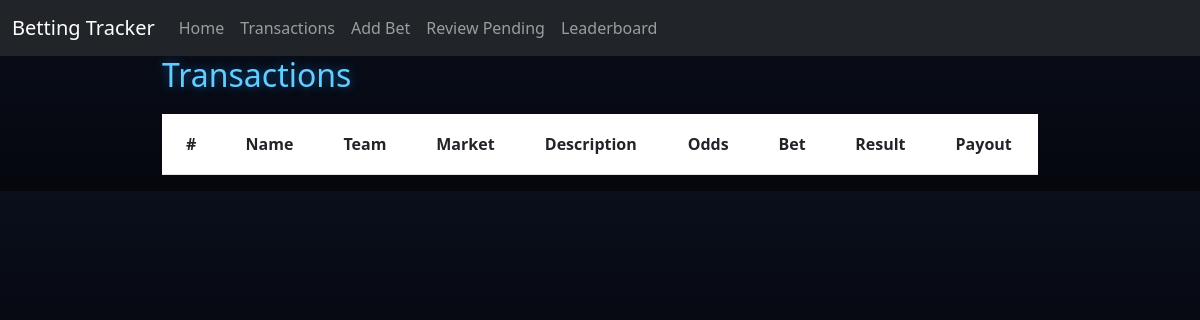
The page /review on the database as committed earlier.
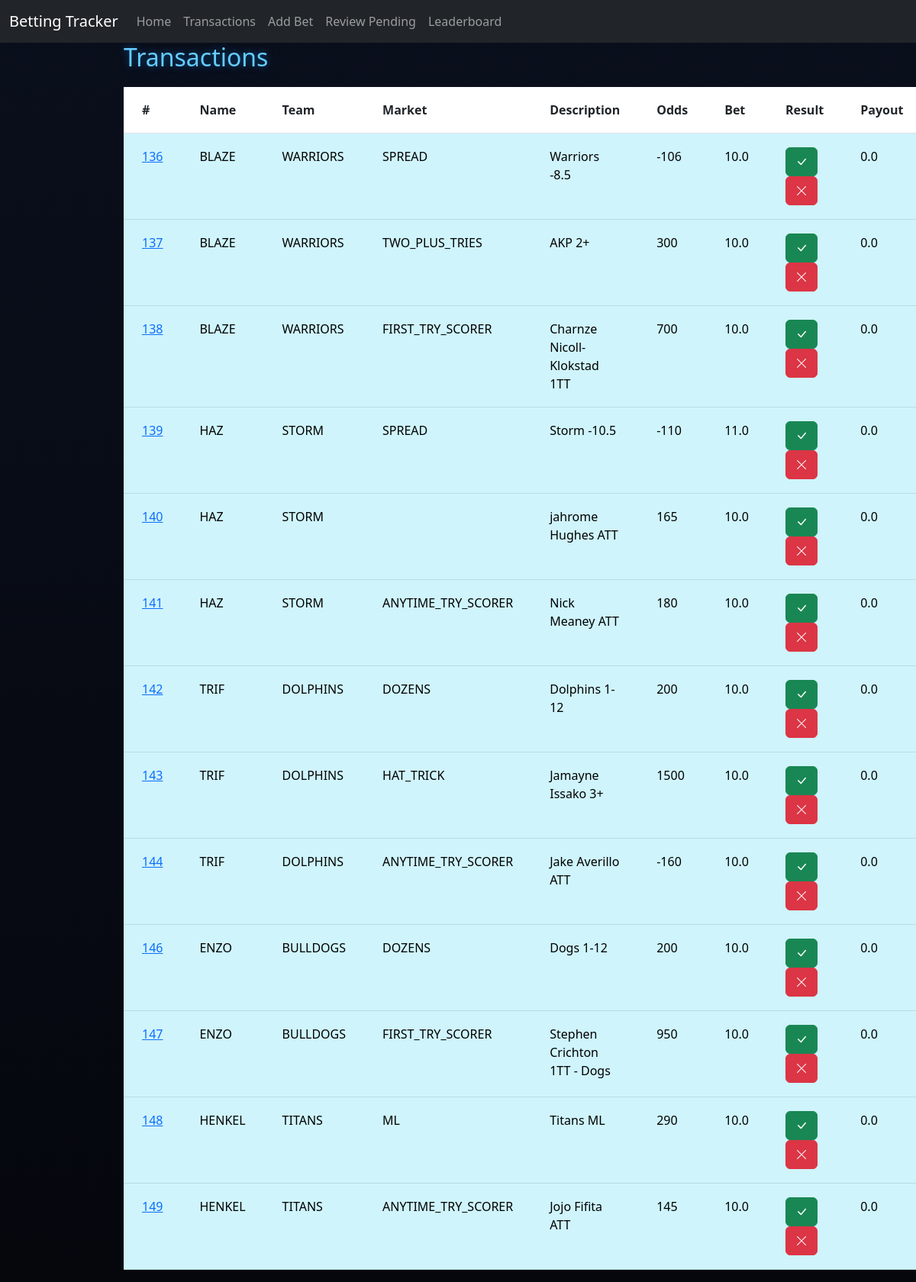
The same page on the database as committed later.
### tables this page shows
CREATE TABLE Transactions (
                            ID INTEGER PRIMARY KEY AUTOINCREMENT,
                            PlayerID INTEGER,
                            Team TEXT,
                            BetType TEXT,
                            Description TEXT,
                            Odds INTEGER,
                            AmountBet REAL,
                            Status TEXT,
                            AmountWon REAL,
                            FOREIGN KEY(PlayerID) REFERENCES Players(ID)
                        );

CREATE TABLE Players (
                        ID INTEGER PRIMARY KEY AUTOINCREMENT,
                        Name TEXT,
                        BetsPlaced INTEGER,
                        SuccessRate REAL,
                        Bank REAL
                    );

### app.py (the view, shortened to what this page needs)
@app.route("/review", methods=["GET", "POST"])
def review():
    db = get_db(DB)
    pending = db.execute("""
        SELECT Transactions.*, Players.Name
        FROM Transactions
        JOIN Players ON Players.ID = Transactions.PlayerID
        WHERE Status = 'Pending'
    """).fetchall()
    return render_template("review.html", transactions=pending)

### app.py (called while the page is built)
def get_db(DB):
    try:
        db = sqlite3.connect(DB)
        return db
    except sqlite3.Error as e:
        print(f"Error opening database: {e}")
        return None

### templates/review.html (shortened to what this page needs)
{% extends "base.html" %}
{% block content %}
<h2>Transactions</h2>
<table class="table transaction-table">
    <tr>
        <th>#</th>
        <th>Name</th>
        <th>Team</th>
        <th>Market</th>
        <th>Description</th>
        <th>Odds</th>
        <th>Bet</th>
        <th>Result</th>
        <th>Payout</th>
    </tr>
    {% for p in transactions %}
    <tr class="table-info">
        <td>
            <a href="{{ url_for('deleted', id=p[0]) }}">
                {{ p[0] }}
            </a>
        </td>
        <td>{{ p[9] }}</td>
        <td>{{ p[2] }}</td>
        <td>{{ p[3] }}</td>
        <td>{{ p[4] }}</td>
        <td>{{ p[5] }}</td>
        <td>{{ p[6] }}</td>
        <td>
            <form method="POST" action="{{ url_for('review') }}" style="display:inline;">
                <button class="btn btn-success">
                    <i class="bi bi-check-lg"></i>
                </button>
            </form>
            <form method="POST" action="{{ url_for('review') }}" style="display:inline;">
                <button class="btn btn-danger">
                    <i class="bi bi-x-lg"></i>
                </button>
            </form>
        </td>
        <td>{{ p[8] }}</td>
    </tr>
    {% endfor %}
</table>
{% endblock %}

### templates/base.html (shortened to what this page needs)
<!DOCTYPE html>
<html lang="en">
<head>
<link href="https://cdn.jsdelivr.net/npm/bootstrap@5.3.0/dist/css/bootstrap.min.css" rel="stylesheet">
<link rel="stylesheet" href="https://cdn.jsdelivr.net/npm/bootstrap-icons@1.11.1/font/bootstrap-icons.css">
</head>
<body>
<nav class="navbar navbar-expand-lg navbar-dark bg-dark">
    <div class="container-fluid">
        <a class="navbar-brand" href="/">Betting Tracker</a>
    <div class="collapse navbar-collapse">
        <ul class="navbar-nav me-auto mb-2 mb-lg-0">
            <li class="nav-item">
                <a class="nav-link" href="/">Home</a>
            </li>
            <li class="nav-item">
                <a class="nav-link" href="/transactions">Transactions</a>
            </li>
            <li class="nav-item">
                <a class="nav-link" href="/add">Add Bet</a>
            </li>
            <li class="nav-item">
                <a class="nav-link" href="/review">Review Pending</a>
            </li>
            <li class="nav-item">
                <a class="nav-link" href="/leaderboard">Leaderboard</a>
            </li>
        </ul>
    </div>
</div>
</nav>
<div class="container">
    {% block content %}
    {% endblock %}
</div>
</body>
</html>

### templates/base.html (style rules this page uses)
body { background: linear-gradient(to bottom, #0a0f1c, #05070d); color: white; font-family: 'Segoe UI', Tahoma, Geneva, Verdana, sans-serif; }
.container { max-width: 900px; }
h2 { margin-bottom: 20px; color: #66ccff; text-shadow: 0 0 10px rgba(0, 150, 255, 0.5); }
.transaction-table th, .transaction-table td { padding: 18px 24px; }

Rows that differ between the two databases and show on the page:
added Transactions: ID "136", Name "BLAZE", Team "WARRIORS", BetType "SPREAD", Description "Warriors -8.5", Odds "-106", AmountBet "10.0", AmountWon "0.0"
added Transactions: ID "137", Name "BLAZE", Team "WARRIORS", BetType "TWO_PLUS_TRIES", Description "AKP 2+", Odds "300", AmountBet "10.0", AmountWon "0.0"
added Transactions: ID "138", Name "BLAZE", Team "WARRIORS", BetType "FIRST_TRY_SCORER", Description "Charnze Nicoll-Klokstad 1TT", Odds "700", AmountBet "10.0", AmountWon "0.0"
added Transactions: ID "139", Name "HAZ", Team "STORM", BetType "SPREAD", Description "Storm -10.5", Odds "-110", AmountBet "11.0", AmountWon "0.0"
added Transactions: ID "140", Name "HAZ", Team "STORM", Description "jahrome Hughes ATT", Odds "165", AmountBet "10.0", AmountWon "0.0"
added Transactions: ID "141", Name "HAZ", Team "STORM", BetType "ANYTIME_TRY_SCORER", Description "Nick Meaney ATT", Odds "180", AmountBet "10.0", AmountWon "0.0"
added Transactions: ID "142", Name "TRIF", Team "DOLPHINS", BetType "DOZENS", Description "Dolphins 1-12", Odds "200", AmountBet "10.0", AmountWon "0.0"
added Transactions: ID "143", Name "TRIF", Team "DOLPHINS", BetType "HAT_TRICK", Description "Jamayne Issako 3+", Odds "1500", AmountBet "10.0", AmountWon "0.0"
added Transactions: ID "144", Name "TRIF", Team "DOLPHINS", BetType "ANYTIME_TRY_SCORER", Description "Jake Averillo ATT", Odds "-160", AmountBet "10.0", AmountWon "0.0"
added Transactions: ID "146", Name "ENZO", Team "BULLDOGS", BetType "DOZENS", Description "Dogs 1-12", Odds "200", AmountBet "10.0", AmountWon "0.0"
added Transactions: ID "147", Name "ENZO", Team "BULLDOGS", BetType "FIRST_TRY_SCORER", Description "Stephen Crichton 1TT - Dogs", Odds "950", AmountBet "10.0", AmountWon "0.0"
added Transactions: ID "148", Name "HENKEL", Team "TITANS", BetType "ML", Description "Titans ML", Odds "290", AmountBet "10.0", AmountWon "0.0"
added Transactions: ID "149", Name "HENKEL", Team "TITANS", BetType "ANYTIME_TRY_SCORER", Description "Jojo Fifita ATT", Odds "145", AmountBet "10.0", AmountWon "0.0"
